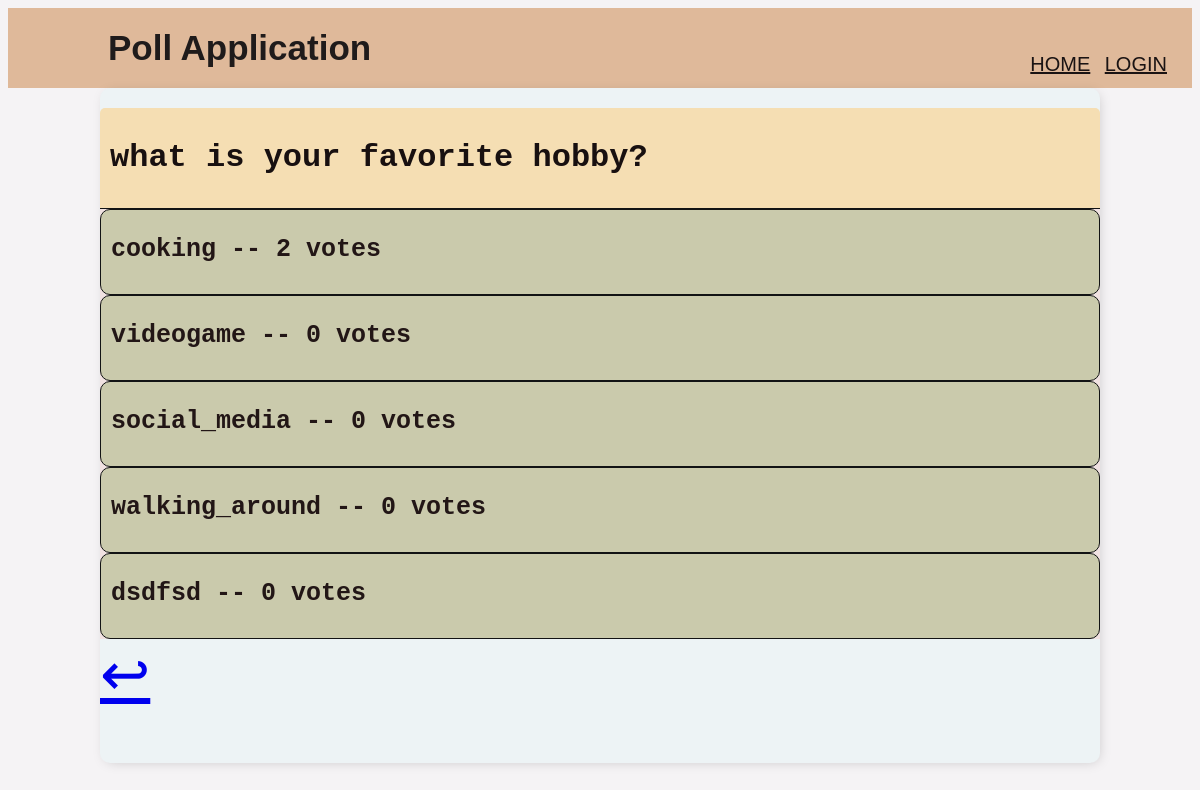
/6/results/, run on the app's committed database.
### polls/models.py (models this page shows)
class Question(models.Model):
    question_text = models.CharField(max_length=200)
    pub_date = models.DateTimeField(auto_now_add= True)

class Choice(models.Model):
    question = models.ForeignKey(Question, on_delete=models.CASCADE, null=True, blank=True)
    choice_text = models.CharField(max_length=200)
    votes = models.IntegerField(default=0)

### polls/views.py (the view)
# urls.py: path('<int:pk>/results/', views.ResultsView.as_view(), name='results'),
class ResultsView(generic.DetailView):
    model = Question
    template_name = 'polls/results.html'

### polls/templates/polls/results.html
{% extends 'polls/base.html' %} {% block content %}
<div class = 'header-bar'> <h1>{{ question.question_text }}</h1> </div>
<div class = 'quest-wrapper'>
{% for choice in question.choice_set.all %}
<div id = 'quest'>
    <b><p>{{ choice.choice_text }} -- {{ choice.votes }} vote{{ choice.votes|pluralize }}</p></b>
</div>
{% endfor %}
</div>
<a href="{% url 'polls:index' %}" style='font-size:60px;'>&#8617;</a>
{% endblock content %}

### polls/templates/polls/base.html (style rules this page uses)
body { background-color: rgb(245, 243, 245); font-family: "courier new", monospace; padding-top: 0px; }
.header-bar { justify-content: space-between; color: rgb(24, 16, 16); padding: 10px; border-radius: 5px 5px 0 0; background:wheat; }
#quest { background-color: #cacaac; color: rgb(34, 22, 22); font-size: 25px; border: #121314 1px solid; padding-left: 10px; border-radius: 10px; padding-bottom: 5px; }
.quest-wrapper { align-items: center; justify-content: space-between; background-color: rgb(241, 226, 226); border-top: 1px solid #121314; overflow: hidden; }

### data on the page
Question: question_text "what is your favorite hobby?"
Choice: choice_text "cooking", votes "2"
Choice: choice_text "videogame", votes "0"
Choice: choice_text "social_media", votes "0"
Choice: choice_text "walking_around", votes "0"
Choice: choice_text "dsdfsd", votes "0"
